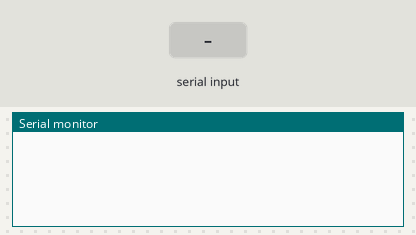
This sketch was run on a simulated Arduino Uno, built with avr-gcc and run on an emulated ATmega328P. On the bench: the last lines printed to the serial monitor. The test bench sets the inputs (shaded band).

Above: at 1.2 s.
1.3 s: "a" received over Serial
At 2.0 s:
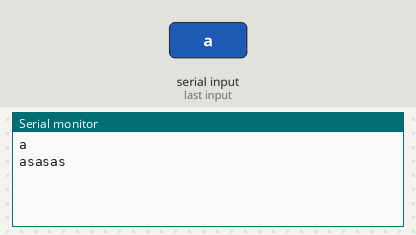
2.8 s: "1" received over Serial
At 4.3 s:
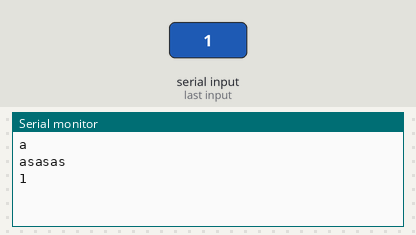

Measured:
- after the input at 1.3 s, the serial monitor: prints a new line at once (image 1)
- after the input at 2.8 s, the serial monitor: prints a new line at once (image 2)

The sketch:

Serial_ParseInt.ino
```cpp
char x = 0;

void setup() {
  Serial.begin(9600);

}

void loop() {
    while (Serial.available() > 0){
      x = (Serial.read());
      delay(1);
      Serial.println(x);
      if (x == 'a'){
        Serial.println("asasas");
      }
    }

  delay(1);
}
```
